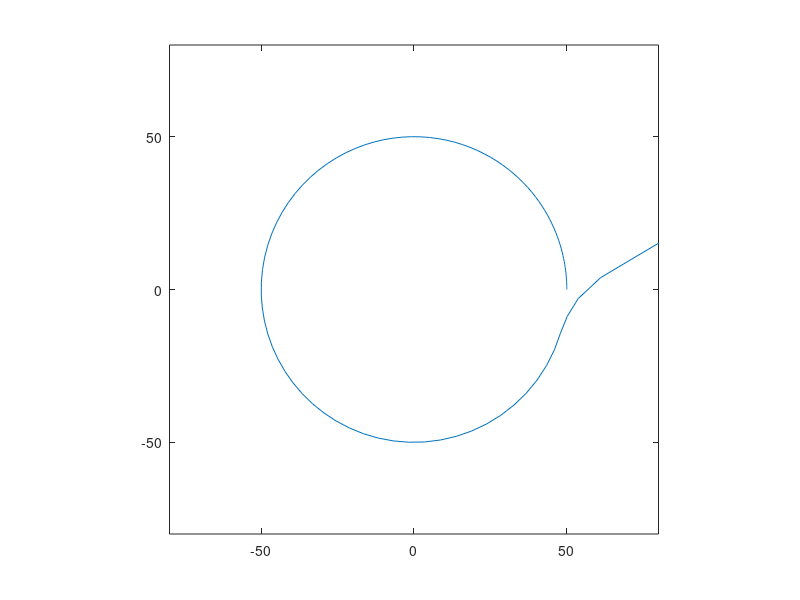

The MATLAB source for this figure:
% mecCURVE.m

% Simulation of a car going around a curved road.

% DOING PHYSICS WITH MATLAB: 
%   http://www.physics.usyd.edu.au/teach_res/mp/mphome.htm
% VISUAL PHYSICS ONLINE
%   http://www.physics.usyd.edu.au/teach_res/hsp/sp/spHome.htm
% Documentation
%   http://www.physics.usyd.edu.au/teach_res/hsp/sp/mod5new/mod52B.htm
% Download Scripts
%   http://www.physics.usyd.edu.au/teach_res/mp/mscripts/

% Ian Cooper
% School of Physics, University of Sydney
% email: ian.cooper@sydney.edu.au
% http://www.physics.usyd.edu.au/teach_res/mp/mphome.htm
% 170517

clear 
close all
clc


% =====================================================================





% SETUP: initial values ===============================================
% Time / time increment / time steps 
  tMax = 40; 
  nT = 120;
  t = linspace(0,tMax,nT)';
  dt = t(2) - t(1);
% Radius of curve
  R = 50.*ones(nT,1);
% (x,y) coordinates of car
  x = R(1).*ones(nT,1);
  y = zeros(nT,1);
% tangential velocity of car
  vT = zeros(nT,1);
% mass of car
  m = 1000;
% coefficent of friction
  mu = 0.6;
% acceleration due to gravity
  g = 9.81;
% tangentiual acceleration
  aT = 0.5; 
% angular acceleration (alpha)  [rad/s^2]
  A = zeros(nT,1);
% angular speed (omega)  [rad/s]
  W = zeros(nT,1);
% Angular displacement (theta)  [rad]
  T = zeros(nT,1);

%Initial condictions  ================================================
   
alpha(1) = aT/R(1); 
R(1) = 50;
x(1) = R(1); y(1) = 0;
vT(1) = 0;
A(1) = aT/R(1);
W(1) = 0;
T(1) = 0;

% Path of car calculation  ============================================

for ct = 2 : nT-1
  A(ct) = aT/R(ct);
  W(ct) = W(ct-1) + A(ct-1)*dt;
  T(ct) = T(ct-1) + W(ct-1)*dt + 0.5*A(ct-1)*dt^2; 
  
  vT(ct) = R(ct)*W(ct);
  x(ct) =  R(ct)*cos(T(ct));
  y(ct) =  R(ct)*sin(T(ct));
  
  R(ct+1) = vT(ct)^2/(mu*g);
    if R(ct+1) < R(1)
       R(ct+1) = R(1);   
    end   
   
end


% GRAPHICS ============================================================

   figure(1)
   pos = [0.1 0.2 0.25 0.35];
   set(gcf,'Units','normalized')
   set(gcf,'Position',pos)
   set(gcf,'color','w')
   box on
   
  % xP = t; yP = y;
   xP = x(1:nT-1); yP = y(1:nT-1);
   plot(xP,yP)
   axis([-80 80 -80 80])
   axis equal
